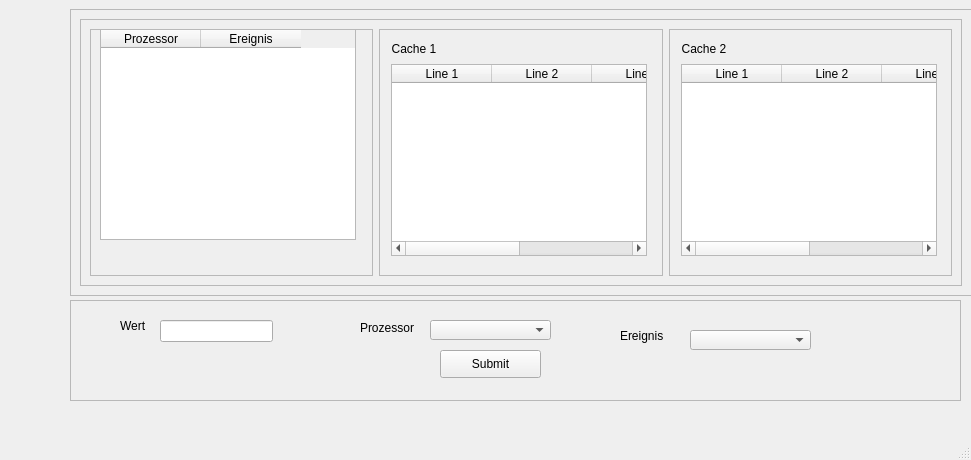
<?xml version="1.0" encoding="UTF-8"?>
<ui version="4.0">
 <class>MainWindow</class>
 <widget class="QMainWindow" name="MainWindow">
  <property name="geometry">
   <rect>
    <x>0</x>
    <y>0</y>
    <width>971</width>
    <height>460</height>
   </rect>
  </property>
  <property name="windowTitle">
   <string>MainWindow</string>
  </property>
  <widget class="QWidget" name="centralwidget">
   <widget class="QFrame" name="frame_6">
    <property name="geometry">
     <rect>
      <x>70</x>
      <y>9</y>
      <width>902</width>
      <height>287</height>
     </rect>
    </property>
    <property name="frameShape">
     <enum>QFrame::StyledPanel</enum>
    </property>
    <property name="frameShadow">
     <enum>QFrame::Raised</enum>
    </property>
    <layout class="QGridLayout" name="gridLayout_5">
     <item row="0" column="0">
      <widget class="QFrame" name="frame">
       <property name="frameShape">
        <enum>QFrame::StyledPanel</enum>
       </property>
       <property name="frameShadow">
        <enum>QFrame::Raised</enum>
       </property>
       <layout class="QGridLayout" name="gridLayout_4">
        <item row="0" column="0">
         <widget class="QFrame" name="frame_3">
          <property name="frameShape">
           <enum>QFrame::StyledPanel</enum>
          </property>
          <property name="frameShadow">
           <enum>QFrame::Raised</enum>
          </property>
          <widget class="QTableWidget" name="tableWidget">
           <property name="geometry">
            <rect>
             <x>10</x>
             <y>0</y>
             <width>256</width>
             <height>211</height>
            </rect>
           </property>
           <column>
            <property name="text">
             <string>Prozessor</string>
            </property>
           </column>
           <column>
            <property name="text">
             <string>Ereignis</string>
            </property>
           </column>
          </widget>
         </widget>
        </item>
        <item row="0" column="1">
         <widget class="QFrame" name="frame_4">
          <property name="frameShape">
           <enum>QFrame::StyledPanel</enum>
          </property>
          <property name="frameShadow">
           <enum>QFrame::Raised</enum>
          </property>
          <widget class="QTableWidget" name="cache1">
           <property name="geometry">
            <rect>
             <x>12</x>
             <y>35</y>
             <width>256</width>
             <height>192</height>
            </rect>
           </property>
           <column>
            <property name="text">
             <string>Line 1</string>
            </property>
           </column>
           <column>
            <property name="text">
             <string>Line 2</string>
            </property>
           </column>
           <column>
            <property name="text">
             <string>Line 3</string>
            </property>
           </column>
           <column>
            <property name="text">
             <string>Line 4</string>
            </property>
           </column>
          </widget>
          <widget class="QLabel" name="label">
           <property name="geometry">
            <rect>
             <x>12</x>
             <y>12</y>
             <width>46</width>
             <height>16</height>
            </rect>
           </property>
           <property name="text">
            <string>Cache 1</string>
           </property>
           <property name="alignment">
            <set>Qt::AlignCenter</set>
           </property>
          </widget>
         </widget>
        </item>
        <item row="0" column="2">
         <widget class="QFrame" name="frame_5">
          <property name="frameShape">
           <enum>QFrame::StyledPanel</enum>
          </property>
          <property name="frameShadow">
           <enum>QFrame::Raised</enum>
          </property>
          <widget class="QTableWidget" name="cache2">
           <property name="geometry">
            <rect>
             <x>12</x>
             <y>35</y>
             <width>256</width>
             <height>192</height>
            </rect>
           </property>
           <column>
            <property name="text">
             <string>Line 1</string>
            </property>
           </column>
           <column>
            <property name="text">
             <string>Line 2</string>
            </property>
           </column>
           <column>
            <property name="text">
             <string>Line 3</string>
            </property>
           </column>
           <column>
            <property name="text">
             <string>Line 4</string>
            </property>
           </column>
          </widget>
          <widget class="QLabel" name="label_2">
           <property name="geometry">
            <rect>
             <x>12</x>
             <y>12</y>
             <width>46</width>
             <height>16</height>
            </rect>
           </property>
           <property name="text">
            <string>Cache 2</string>
           </property>
           <property name="alignment">
            <set>Qt::AlignCenter</set>
           </property>
          </widget>
         </widget>
        </item>
       </layout>
      </widget>
     </item>
    </layout>
   </widget>
   <widget class="QFrame" name="frame_2">
    <property name="geometry">
     <rect>
      <x>70</x>
      <y>300</y>
      <width>891</width>
      <height>101</height>
     </rect>
    </property>
    <property name="frameShape">
     <enum>QFrame::StyledPanel</enum>
    </property>
    <property name="frameShadow">
     <enum>QFrame::Raised</enum>
    </property>
    <widget class="QPushButton" name="sunmit">
     <property name="geometry">
      <rect>
       <x>370</x>
       <y>50</y>
       <width>101</width>
       <height>28</height>
      </rect>
     </property>
     <property name="text">
      <string>Submit</string>
     </property>
    </widget>
    <widget class="QLabel" name="label_6">
     <property name="geometry">
      <rect>
       <x>550</x>
       <y>28</y>
       <width>55</width>
       <height>16</height>
      </rect>
     </property>
     <property name="text">
      <string>Ereignis</string>
     </property>
    </widget>
    <widget class="QComboBox" name="ereignis_list">
     <property name="geometry">
      <rect>
       <x>620</x>
       <y>30</y>
       <width>121</width>
       <height>20</height>
      </rect>
     </property>
    </widget>
    <widget class="QLabel" name="label_5">
     <property name="geometry">
      <rect>
       <x>290</x>
       <y>20</y>
       <width>55</width>
       <height>16</height>
      </rect>
     </property>
     <property name="text">
      <string>Prozessor</string>
     </property>
    </widget>
    <widget class="QComboBox" name="prozessor_list">
     <property name="geometry">
      <rect>
       <x>360</x>
       <y>20</y>
       <width>121</width>
       <height>20</height>
      </rect>
     </property>
    </widget>
    <widget class="QLabel" name="label_7">
     <property name="geometry">
      <rect>
       <x>50</x>
       <y>15</y>
       <width>55</width>
       <height>21</height>
      </rect>
     </property>
     <property name="text">
      <string>Wert</string>
     </property>
    </widget>
    <widget class="QLineEdit" name="lineEdit">
     <property name="geometry">
      <rect>
       <x>90</x>
       <y>20</y>
       <width>113</width>
       <height>22</height>
      </rect>
     </property>
    </widget>
   </widget>
   <widget class="QSplitter" name="splitter">
    <property name="geometry">
     <rect>
      <x>0</x>
      <y>0</y>
      <width>0</width>
      <height>0</height>
     </rect>
    </property>
    <property name="orientation">
     <enum>Qt::Horizontal</enum>
    </property>
   </widget>
   <widget class="QSplitter" name="splitter_2">
    <property name="geometry">
     <rect>
      <x>0</x>
      <y>0</y>
      <width>0</width>
      <height>0</height>
     </rect>
    </property>
    <property name="orientation">
     <enum>Qt::Horizontal</enum>
    </property>
   </widget>
   <widget class="QWidget" name="">
    <property name="geometry">
     <rect>
      <x>0</x>
      <y>0</y>
      <width>2</width>
      <height>2</height>
     </rect>
    </property>
    <layout class="QGridLayout" name="gridLayout"/>
   </widget>
  </widget>
  <widget class="QMenuBar" name="menubar">
   <property name="geometry">
    <rect>
     <x>0</x>
     <y>0</y>
     <width>971</width>
     <height>26</height>
    </rect>
   </property>
  </widget>
  <widget class="QStatusBar" name="statusbar"/>
 </widget>
 <resources/>
 <connections/>
</ui>
